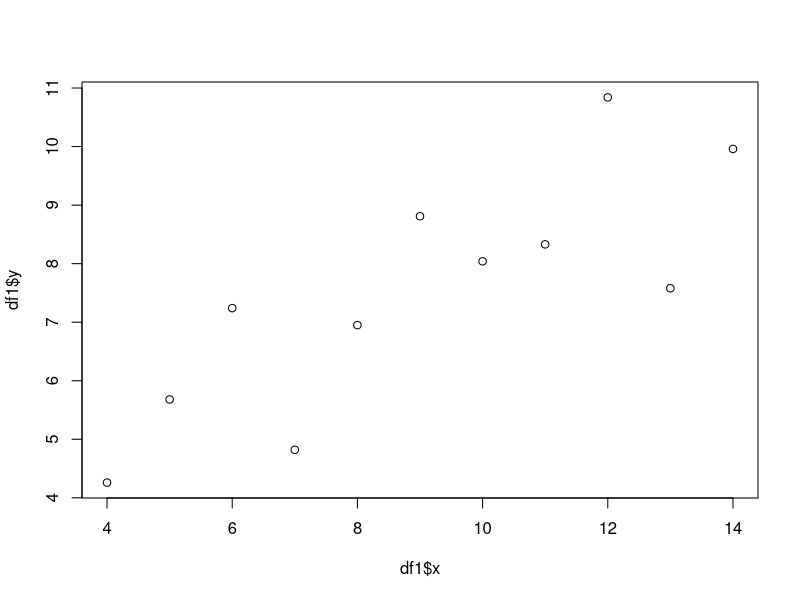
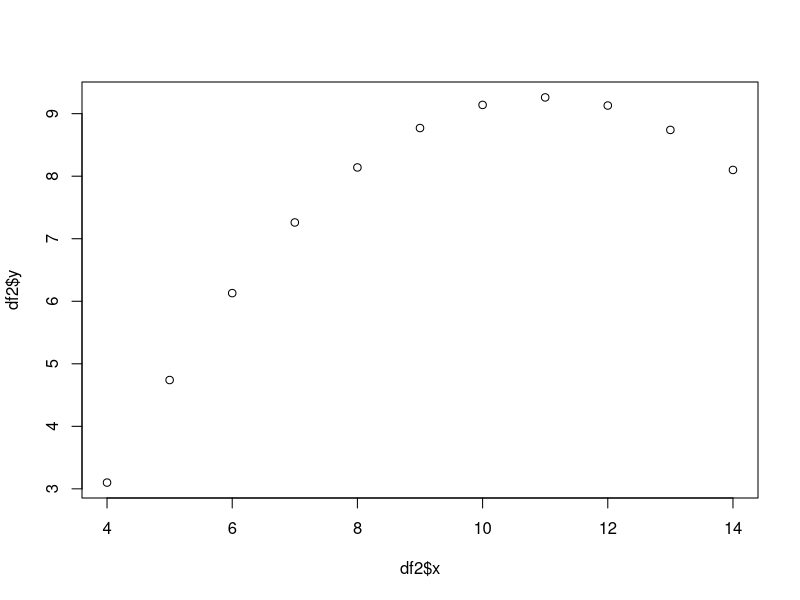
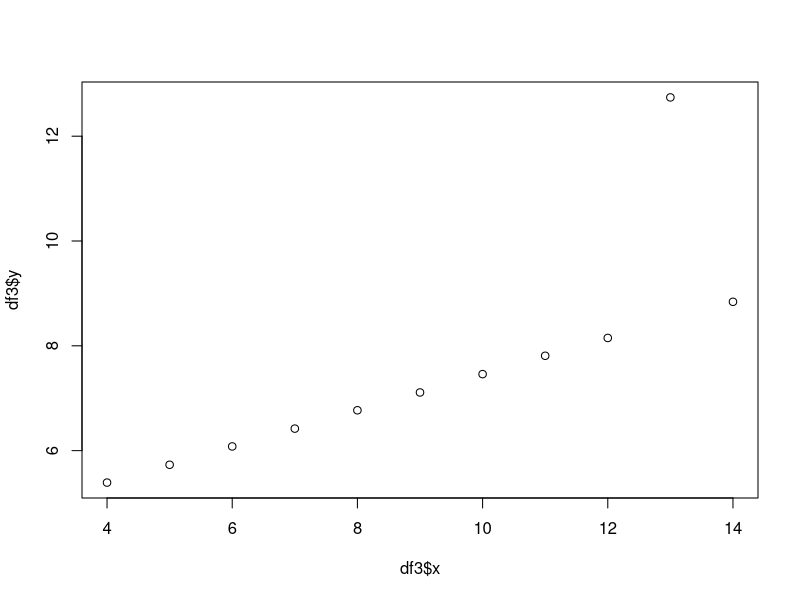
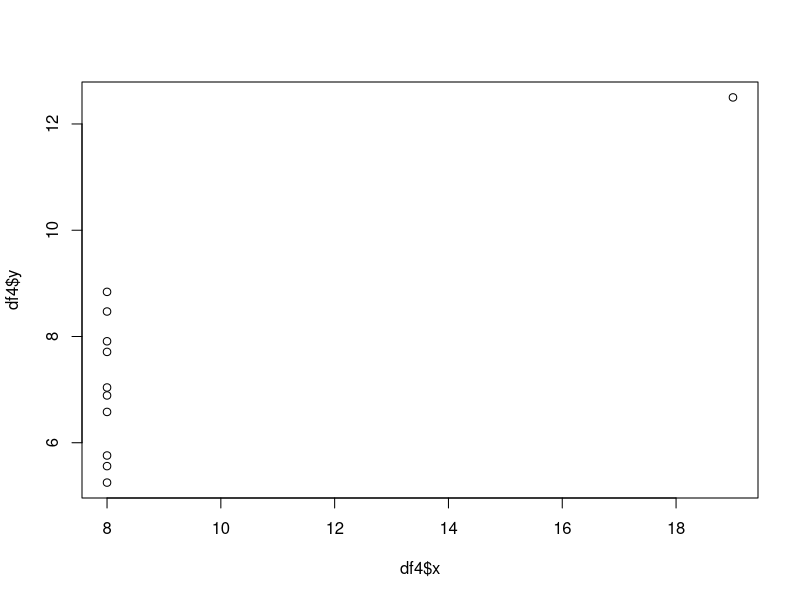

Here is the R script that generated these plots, in order:
## ---- chunk 1

library(tidyverse)

df_raw <- datasets::anscombe

## Tidy
df1 <- df_raw %>% mutate(group = "1") %>% select(x = x1, y = y1, group)
df2 <- df_raw %>% mutate(group = "2") %>% select(x = x2, y = y2, group)
df3 <- df_raw %>% mutate(group = "3") %>% select(x = x3, y = y3, group)
df4 <- df_raw %>% mutate(group = "4") %>% select(x = x4, y = y4, group)

df <- bind_rows(df1, df2, df3, df4)

print("Data loaded")

## ---- chunk 2
summary(df1)
## ---- chunk 3
plot(df1$x, df1$y)
## ---- chunk 4
summary(df2)
## ---- chunk 5

plot(df2$x, df2$y)

## ---- chunk 6
summary(df3)
## ---- chunk 7

plot(df3$x, df3$y)

## ---- chunk 8

summary(df4)

## ---- chunk 9

plot(df4$x, df4$y)

